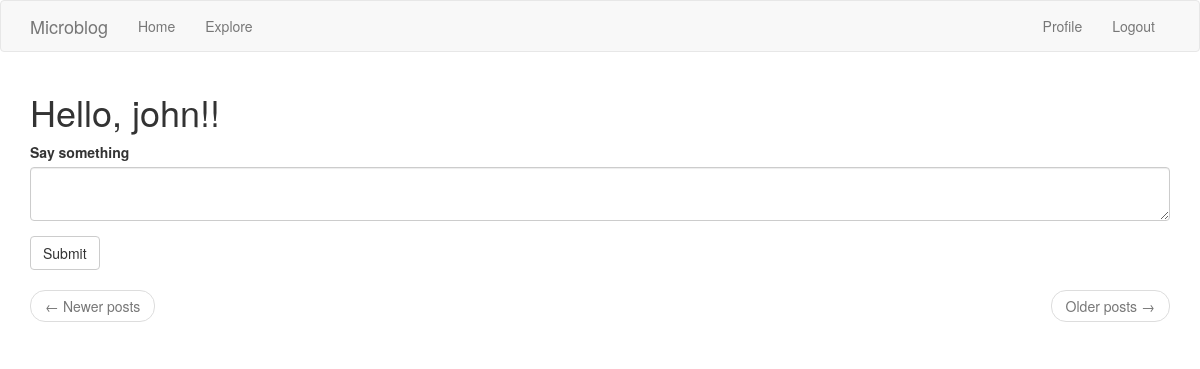
The app's page /index (signed in), older data.
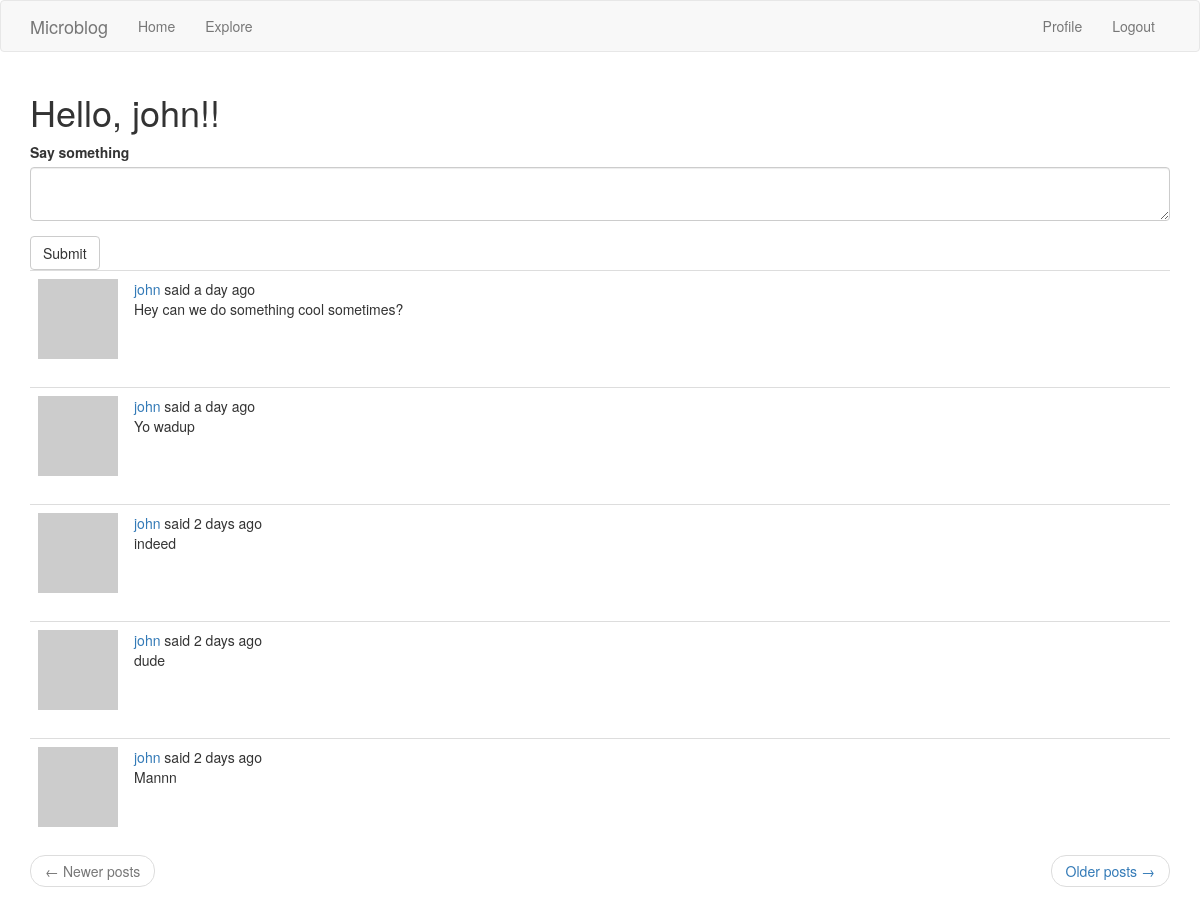
The same page, newer data.
### app/models.py (models this page shows, shortened)
class Post(db.Model):
    id = db.Column(db.Integer, primary_key=True)
    body = db.Column(db.String(140))
    timestamp = db.Column(db.DateTime, index=True, default=datetime.utcnow)
    user_id = db.Column(db.Integer, db.ForeignKey('user.id'))

### app/routes.py (the view)
@app.route('/', methods=['GET', 'POST'])
@app.route('/index', methods=['GET', 'POST'])
@login_required
def index():
    form = PostForm()
    if form.validate_on_submit():
        post = Post(body=form.post.data, author=current_user)
        db.session.add(post)
        db.session.commit()
        flash('Your post is now live!')
        return redirect(url_for('index'))
    page = request.args.get('page', 1, type=int)
    posts = current_user.followed_posts().paginate(
        page, app.config['POSTS_PER_PAGE'], False)
    next_url = url_for('index', page=posts.next_num) if posts.has_next else None
    prev_url = url_for('index', page=posts.prev_num) if posts.has_prev else None
    return render_template('index.html', title='Home', form=form, posts=posts.items,
                           next_url=next_url, prev_url=prev_url)

### app/forms.py
class PostForm(FlaskForm):
    post = TextAreaField(_l('Say something'), validators=[
        DataRequired(), Length(min=1, max=140)])
    submit = SubmitField(_('Submit'))

### app/models.py (called while the page is built)
@login.user_loader
def load_user(id):
    return User.query.get(int(id))

    def avatar(self, size):
        digest = md5(self.email.lower().encode('utf-8')).hexdigest()
        return f"https://www.gravatar.com/avatar/{digest}?s={size}&r=pg&d=identicon"

    def followed_posts(self):
        followed = Post.query.join(
            followers, (followers.c.followed_id == Post.user_id)).filter(
            followers.c.follower_id == self.id)
        own = Post.query.filter_by(user_id=self.id)
        return followed.union(own).order_by(Post.timestamp.desc())

### app/routes.py (called while the page is built)
@app.before_request
def before_request():
    if current_user.is_authenticated:
        current_user.last_seen = datetime.utcnow()
        db.session.commit()
    g.locale = str(get_locale())

### app/templates/index.html
{% extends "base.html" %}
{% import 'bootstrap/wtf.html' as wtf %}
{% block app_content %}
    <h1>{{ _('Hello, %(username)s!', username=current_user.username) }}!</h1>
    {% if form %}
        <div class="row">
            <div class="col-md-12">
                {{ wtf.quick_form(form) }}
            </div>
        </div>
    {% endif %}
    {% for post in posts %}
        {% include '_post.html' %}
    {% endfor %}
    <nav aria-label="...">
        <ul class="pager">
            <li class="previous{% if not prev_url %} disabled{% endif %}">
                <a href="{{ prev_url or '#' }}">
                    <span aria-hidden="true">&larr;</span> {{ _('Newer posts') }}
                </a>
            </li>
            <li class="next{% if not next_url %} disabled{% endif %}">
                <a href="{{ next_url or '#' }}">
                    {{ _('Older posts') }} <span aria-hidden="true">&rarr;</span>
                </a>
            </li>
        </ul>
    </nav>
{% endblock %}

### app/templates/_post.html (shortened to what this page needs)
<table class="table table-hover">
    <tr>
        <td width="70px">
            <a href="{{ url_for('user', username=post.author.username) }}">
                <img src="{{ post.author.avatar(36) }}">
            </a>
        </td>
        <td>
            {{ _('%(username)s said %(when)s',
                    username=user_link, when=moment(post.timestamp).fromNow()) }}
            <br>
            {{ post.body }}
        </td>
    </tr>
</table>

Row changes from the older to the newer data that the page shows:
added Post: body "Hey can we do something cool sometimes?"
added Post: body "Yo wadup"
added Post: body "indeed"
added Post: body "dude"
added Post: body "Mannn"
